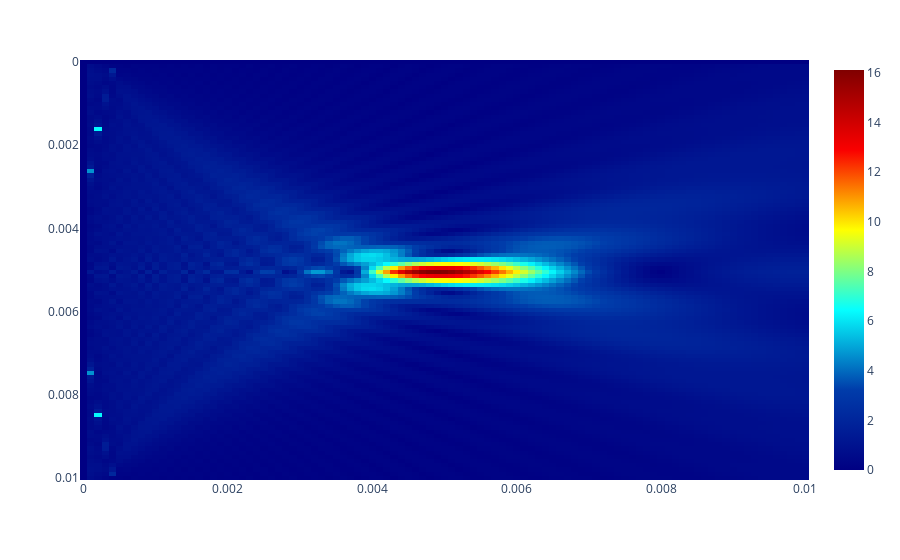

Notebook cell for this chart:
### Code cell
# testy = np.linspace(0,0.01,100)
# testx = np.linspace(0,0.01,101)
# 
# fig = px.imshow(
#     pressure_field_test,
#     x = testx,
#     y = testy,
#     aspect='auto',
#     color_continuous_scale='jet', 
# )
# fig.show()
